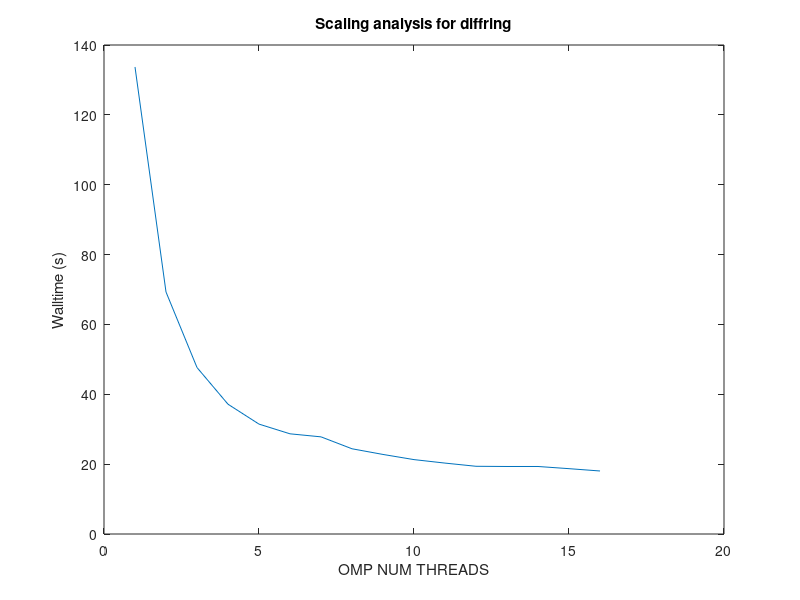
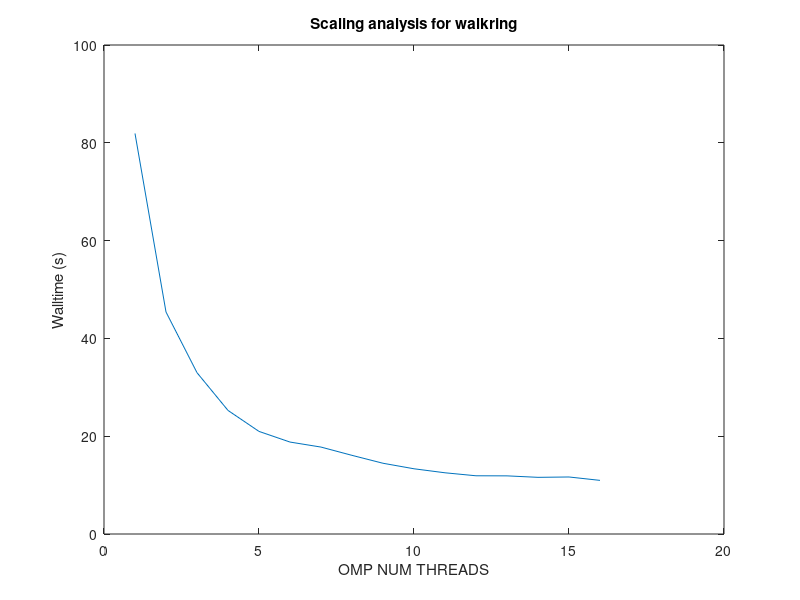

Write MATLAB code to recreate these figures, in order.
% Date: April 3, 2019
% Author: Stewart Pearson 
% Description: Matlab script for Assignment 9 which plots the scaling for
% the diffring and montecarlo ring and displays the respective serial
% fraction f

clear all;

% Data is formated in [#cores:time(s)]
diff_data =[1 133.701;
            2 69.289;
            3 47.662;
            4 37.159;
            5 31.463;
            6 28.683;
            7 27.814;
            8 24.401;
            9 22.777;
            10 21.299;
            11 20.302;
            12 19.388;
            13 19.330;
            14 19.330;
            15 18.707;
            16 18.042];
walk_data =[1 81.910;
            2 45.399;
            3 32.988;
            4 25.272;
            5 20.980;
            6 18.803;
            7 17.777;
            8 16.084;
            9 14.467;
            10 13.338;	
            11 12.519;
            12 11.907;
            13 11.890;
            14 11.588;
            15 11.661;	
            16 10.967];

        
Ts_diff = diff_data(1,2);
Tp_diff = diff_data(16,2);
S_diff = Ts_diff/Tp_diff
f_diff = (1-S_diff/16)/(S_diff-S_diff/16)

Ts_walk = walk_data(1,2);
Tp_walk = walk_data(16,2);
S_walk = Ts_walk/Tp_walk
f_walk = (1-S_walk/16)/(S_walk-S_walk/16)
        
% Plot diffring scaling
figure;
plot(diff_data(:,1), diff_data(:,2))
ylabel('Walltime (s)')
xlabel('OMP NUM THREADS')
title('Scaling analysis for diffring')
        
% Plot walkring scaling
figure;
plot(walk_data(:,1), walk_data(:,2))
ylabel('Walltime (s)')
xlabel('OMP NUM THREADS')
title('Scaling analysis for walkring')

